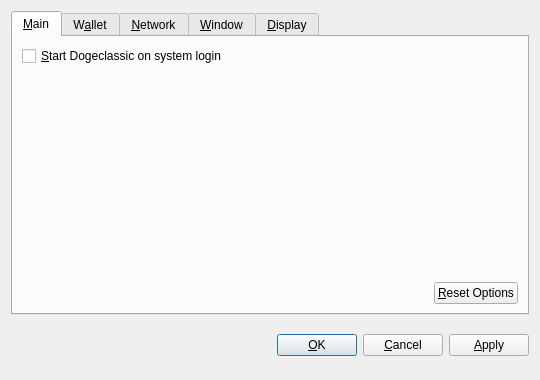
<?xml version="1.0" encoding="UTF-8"?>
<ui version="4.0">
 <class>OptionsDialog</class>
 <widget class="QDialog" name="OptionsDialog">
  <property name="geometry">
   <rect>
    <x>0</x>
    <y>0</y>
    <width>540</width>
    <height>380</height>
   </rect>
  </property>
  <property name="windowTitle">
   <string>Options</string>
  </property>
  <property name="modal">
   <bool>true</bool>
  </property>
  <layout class="QVBoxLayout" name="verticalLayout">
   <item>
    <widget class="QTabWidget" name="tabWidget">
     <property name="tabPosition">
      <enum>QTabWidget::North</enum>
     </property>
     <property name="currentIndex">
      <number>0</number>
     </property>
     <widget class="QWidget" name="tabMain">
      <attribute name="title">
       <string>&amp;Main</string>
      </attribute>
      <layout class="QVBoxLayout" name="verticalLayout_Main">
       <item>
        <widget class="QCheckBox" name="bitcoinAtStartup">
         <property name="toolTip">
          <string>Automatically start Dogeclassic after logging in to the system.</string>
         </property>
         <property name="text">
          <string>&amp;Start Dogeclassic on system login</string>
         </property>
        </widget>
       </item>
       <item>
        <spacer name="verticalSpacer_Main">
         <property name="orientation">
          <enum>Qt::Vertical</enum>
         </property>
         <property name="sizeHint" stdset="0">
          <size>
           <width>20</width>
           <height>40</height>
          </size>
         </property>
        </spacer>
       </item>
       <item>
        <layout class="QHBoxLayout" name="horizontalLayout_2_Main">
         <item>
          <spacer name="horizontalSpacer_2_Main">
           <property name="orientation">
            <enum>Qt::Horizontal</enum>
           </property>
           <property name="sizeHint" stdset="0">
            <size>
             <width>40</width>
             <height>20</height>
            </size>
           </property>
          </spacer>
         </item>
         <item>
          <widget class="QPushButton" name="resetButton">
           <property name="toolTip">
            <string>Reset all client options to default.</string>
           </property>
           <property name="text">
            <string>&amp;Reset Options</string>
           </property>
           <property name="autoDefault">
            <bool>false</bool>
           </property>
          </widget>
         </item>
        </layout>
       </item>
      </layout>
     </widget>
     <widget class="QWidget" name="tabWallet">
      <attribute name="title">
       <string>W&amp;allet</string>
      </attribute>
      <layout class="QVBoxLayout" name="verticalLayout_Network">
       <item>
        <widget class="QLabel" name="transactionFeeInfoLabel">
         <property name="text">
          <string>Optional transaction fee per kB that helps make sure your transactions are processed quickly. Most transactions are 1 kB.</string>
         </property>
         <property name="textFormat">
          <enum>Qt::PlainText</enum>
         </property>
         <property name="wordWrap">
          <bool>true</bool>
         </property>
        </widget>
       </item>
       <item>
        <layout class="QHBoxLayout" name="horizontalLayout_1_Main">
         <item>
          <widget class="QLabel" name="transactionFeeLabel">
           <property name="text">
            <string>Pay transaction &amp;fee</string>
           </property>
           <property name="textFormat">
            <enum>Qt::PlainText</enum>
           </property>
           <property name="buddy">
            <cstring>transactionFee</cstring>
           </property>
          </widget>
         </item>
         <item>
          <widget class="BitcoinAmountField" name="transactionFee"/>
         </item>
         <item>
          <spacer name="horizontalSpacer_1_Main">
           <property name="orientation">
            <enum>Qt::Horizontal</enum>
           </property>
           <property name="sizeHint" stdset="0">
            <size>
             <width>40</width>
             <height>20</height>
            </size>
           </property>
          </spacer>
         </item>
        </layout>
       </item>
       <item>
        <widget class="QLabel" name="label">
         <property name="text">
          <string>If you disable the spending of unconfirmed change, the change from a transaction cannot be used until that transaction has at least one confirmation. This also affects how your balance is computed.</string>
         </property>
         <property name="wordWrap">
          <bool>true</bool>
         </property>
        </widget>
       </item>
       <item>
        <widget class="QCheckBox" name="spendZeroConfChange">
         <property name="text">
          <string>Spend unconfirmed change  (experts only)</string>
         </property>
        </widget>
       </item>
       <item>
        <spacer name="verticalSpacer">
         <property name="orientation">
          <enum>Qt::Vertical</enum>
         </property>
         <property name="sizeHint" stdset="0">
          <size>
           <width>20</width>
           <height>40</height>
          </size>
         </property>
        </spacer>
       </item>
      </layout>
     </widget>
     <widget class="QWidget" name="tabNetwork">
      <attribute name="title">
       <string>&amp;Network</string>
      </attribute>
      <layout class="QVBoxLayout" name="verticalLayout_Network">
       <item>
        <widget class="QCheckBox" name="mapPortUpnp">
         <property name="toolTip">
          <string>Automatically open the Dogeclassic client port on the router. This only works when your router supports UPnP and it is enabled.</string>
         </property>
         <property name="text">
          <string>Map port using &amp;UPnP</string>
         </property>
        </widget>
       </item>
       <item>
        <widget class="QCheckBox" name="connectSocks">
         <property name="toolTip">
          <string>Connect to the Dogeclassic network through a SOCKS proxy (e.g. when connecting through Tor).</string>
         </property>
         <property name="text">
          <string>&amp;Connect through SOCKS proxy:</string>
         </property>
        </widget>
       </item>
       <item>
        <layout class="QHBoxLayout" name="horizontalLayout_Network">
         <item>
          <widget class="QLabel" name="proxyIpLabel">
           <property name="text">
            <string>Proxy &amp;IP:</string>
           </property>
           <property name="textFormat">
            <enum>Qt::PlainText</enum>
           </property>
           <property name="buddy">
            <cstring>proxyIp</cstring>
           </property>
          </widget>
         </item>
         <item>
          <widget class="QValidatedLineEdit" name="proxyIp">
           <property name="maximumSize">
            <size>
             <width>140</width>
             <height>16777215</height>
            </size>
           </property>
           <property name="toolTip">
            <string>IP address of the proxy (e.g. 127.0.0.1)</string>
           </property>
          </widget>
         </item>
         <item>
          <widget class="QLabel" name="proxyPortLabel">
           <property name="text">
            <string>&amp;Port:</string>
           </property>
           <property name="textFormat">
            <enum>Qt::PlainText</enum>
           </property>
           <property name="buddy">
            <cstring>proxyPort</cstring>
           </property>
          </widget>
         </item>
         <item>
          <widget class="QLineEdit" name="proxyPort">
           <property name="maximumSize">
            <size>
             <width>55</width>
             <height>16777215</height>
            </size>
           </property>
           <property name="toolTip">
            <string>Port of the proxy (e.g. 9050)</string>
           </property>
          </widget>
         </item>
         <item>
          <widget class="QLabel" name="socksVersionLabel">
           <property name="text">
            <string>SOCKS &amp;Version:</string>
           </property>
           <property name="textFormat">
            <enum>Qt::PlainText</enum>
           </property>
           <property name="buddy">
            <cstring>socksVersion</cstring>
           </property>
          </widget>
         </item>
         <item>
          <widget class="QValueComboBox" name="socksVersion">
           <property name="toolTip">
            <string>SOCKS version of the proxy (e.g. 5)</string>
           </property>
          </widget>
         </item>
         <item>
          <spacer name="horizontalSpacer_Network">
           <property name="orientation">
            <enum>Qt::Horizontal</enum>
           </property>
           <property name="sizeHint" stdset="0">
            <size>
             <width>40</width>
             <height>20</height>
            </size>
           </property>
          </spacer>
         </item>
        </layout>
       </item>
       <item>
        <spacer name="verticalSpacer_Network">
         <property name="orientation">
          <enum>Qt::Vertical</enum>
         </property>
         <property name="sizeHint" stdset="0">
          <size>
           <width>20</width>
           <height>40</height>
          </size>
         </property>
        </spacer>
       </item>
      </layout>
     </widget>
     <widget class="QWidget" name="tabWindow">
      <attribute name="title">
       <string>&amp;Window</string>
      </attribute>
      <layout class="QVBoxLayout" name="verticalLayout_Window">
       <item>
        <widget class="QCheckBox" name="minimizeToTray">
         <property name="toolTip">
          <string>Show only a tray icon after minimizing the window.</string>
         </property>
         <property name="text">
          <string>&amp;Minimize to the tray instead of the taskbar</string>
         </property>
        </widget>
       </item>
       <item>
        <widget class="QCheckBox" name="minimizeOnClose">
         <property name="toolTip">
          <string>Minimize instead of exit the application when the window is closed. When this option is enabled, the application will be closed only after selecting Quit in the menu.</string>
         </property>
         <property name="text">
          <string>M&amp;inimize on close</string>
         </property>
        </widget>
       </item>
       <item>
        <spacer name="verticalSpacer_Window">
         <property name="orientation">
          <enum>Qt::Vertical</enum>
         </property>
         <property name="sizeHint" stdset="0">
          <size>
           <width>20</width>
           <height>40</height>
          </size>
         </property>
        </spacer>
       </item>
      </layout>
     </widget>
     <widget class="QWidget" name="tabDisplay">
      <attribute name="title">
       <string>&amp;Display</string>
      </attribute>
      <layout class="QVBoxLayout" name="verticalLayout_Display">
       <item>
        <layout class="QHBoxLayout" name="horizontalLayout_1_Display">
         <item>
          <widget class="QLabel" name="langLabel">
           <property name="text">
            <string>User Interface &amp;language:</string>
           </property>
           <property name="textFormat">
            <enum>Qt::PlainText</enum>
           </property>
           <property name="buddy">
            <cstring>lang</cstring>
           </property>
          </widget>
         </item>
         <item>
          <widget class="QValueComboBox" name="lang">
           <property name="toolTip">
            <string>The user interface language can be set here. This setting will take effect after restarting Dogeclassic.</string>
           </property>
          </widget>
         </item>
        </layout>
       </item>
       <item>
        <layout class="QHBoxLayout" name="horizontalLayout_2_Display">
         <item>
          <widget class="QLabel" name="unitLabel">
           <property name="text">
            <string>&amp;Unit to show amounts in:</string>
           </property>
           <property name="textFormat">
            <enum>Qt::PlainText</enum>
           </property>
           <property name="buddy">
            <cstring>unit</cstring>
           </property>
          </widget>
         </item>
         <item>
          <widget class="QValueComboBox" name="unit">
           <property name="toolTip">
            <string>Choose the default subdivision unit to show in the interface and when sending coins.</string>
           </property>
          </widget>
         </item>
        </layout>
       </item>
       <item>
        <widget class="QCheckBox" name="displayAddresses">
         <property name="toolTip">
          <string>Whether to show Dogeclassic addresses in the transaction list or not.</string>
         </property>
         <property name="text">
          <string>&amp;Display addresses in transaction list</string>
         </property>
        </widget>
       </item>
       <item>
        <widget class="QCheckBox" name="coinControlFeatures">
         <property name="toolTip">
          <string>Whether to show coin control features or not.</string>
         </property>
         <property name="text">
          <string>Display coin &amp;control features (experts only!)</string>
         </property>
        </widget>
       </item>
       <item>
        <spacer name="verticalSpacer_Display">
         <property name="orientation">
          <enum>Qt::Vertical</enum>
         </property>
         <property name="sizeHint" stdset="0">
          <size>
           <width>20</width>
           <height>40</height>
          </size>
         </property>
        </spacer>
       </item>
      </layout>
     </widget>
    </widget>
   </item>
   <item>
    <layout class="QHBoxLayout" name="horizontalLayout_Buttons">
     <item>
      <spacer name="horizontalSpacer_1">
       <property name="orientation">
        <enum>Qt::Horizontal</enum>
       </property>
       <property name="sizeHint" stdset="0">
        <size>
         <width>40</width>
         <height>48</height>
        </size>
       </property>
      </spacer>
     </item>
     <item>
      <widget class="QLabel" name="statusLabel">
       <property name="font">
        <font>
         <weight>75</weight>
         <bold>true</bold>
        </font>
       </property>
       <property name="text">
        <string/>
       </property>
       <property name="textFormat">
        <enum>Qt::PlainText</enum>
       </property>
       <property name="wordWrap">
        <bool>true</bool>
       </property>
      </widget>
     </item>
     <item>
      <spacer name="horizontalSpacer_2">
       <property name="orientation">
        <enum>Qt::Horizontal</enum>
       </property>
       <property name="sizeHint" stdset="0">
        <size>
         <width>40</width>
         <height>48</height>
        </size>
       </property>
      </spacer>
     </item>
     <item>
      <widget class="QPushButton" name="okButton">
       <property name="text">
        <string>&amp;OK</string>
       </property>
      </widget>
     </item>
     <item>
      <widget class="QPushButton" name="cancelButton">
       <property name="text">
        <string>&amp;Cancel</string>
       </property>
       <property name="autoDefault">
        <bool>false</bool>
       </property>
      </widget>
     </item>
     <item>
      <widget class="QPushButton" name="applyButton">
       <property name="text">
        <string>&amp;Apply</string>
       </property>
       <property name="autoDefault">
        <bool>false</bool>
       </property>
      </widget>
     </item>
    </layout>
   </item>
  </layout>
 </widget>
 <customwidgets>
  <customwidget>
   <class>BitcoinAmountField</class>
   <extends>QSpinBox</extends>
   <header>bitcoinamountfield.h</header>
  </customwidget>
  <customwidget>
   <class>QValueComboBox</class>
   <extends>QComboBox</extends>
   <header>qvaluecombobox.h</header>
  </customwidget>
  <customwidget>
   <class>QValidatedLineEdit</class>
   <extends>QLineEdit</extends>
   <header>qvalidatedlineedit.h</header>
  </customwidget>
 </customwidgets>
 <resources/>
 <connections/>
</ui>
